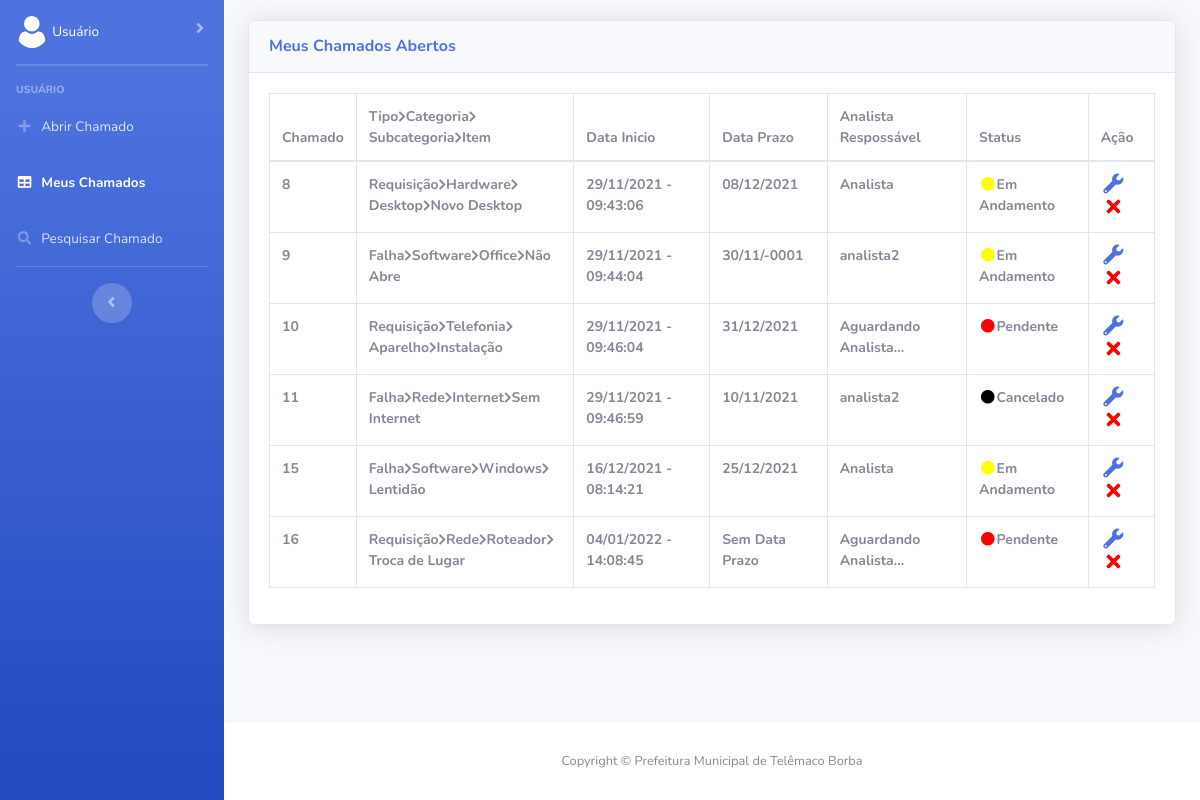
/Frontend/listaChamadoUsuario.php (signed in), run on an earlier commit of the app's database.
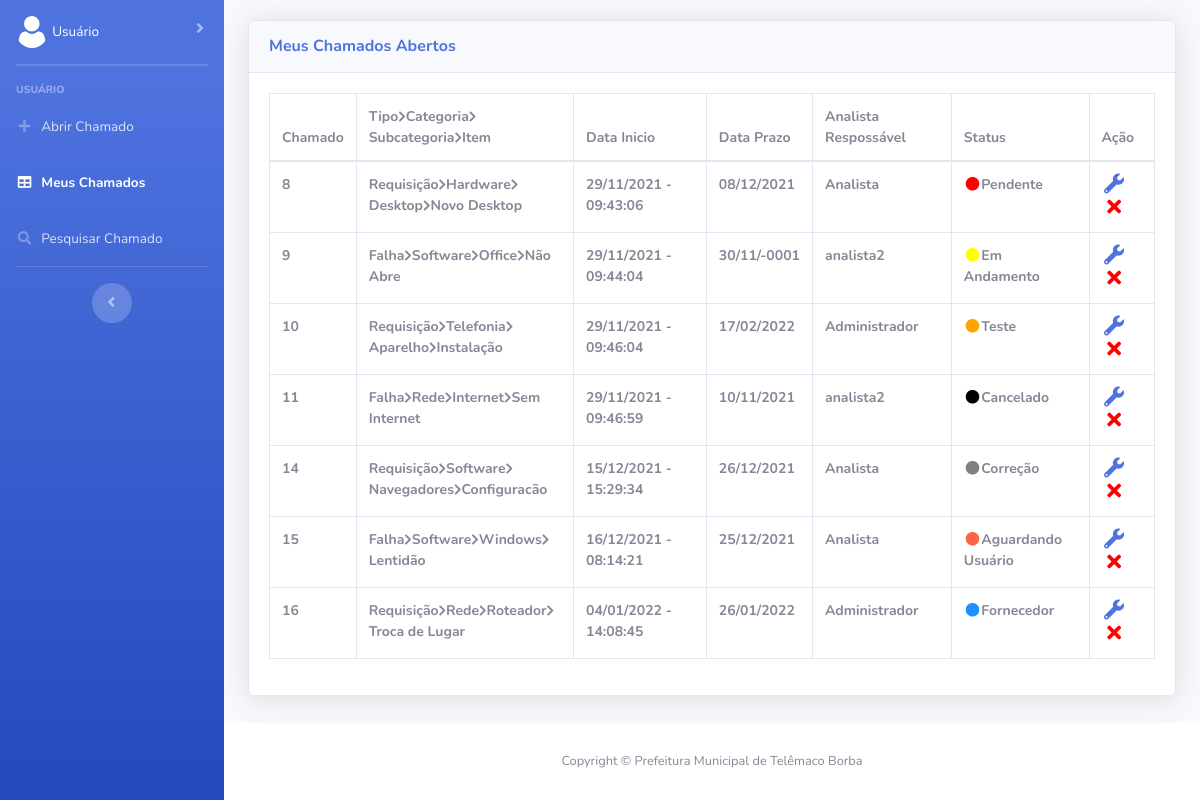
And on a later commit of the database.
### tables this page shows
CREATE TABLE IF NOT EXISTS `chamados` (
  `numero_chamado` int NOT NULL AUTO_INCREMENT,
  `localizacao` varchar(100) NOT NULL,
  `descricao` varchar(3000) NOT NULL,
  `descricao_analista` varchar(3000) DEFAULT NULL,
  `data_hora_abertura` datetime NOT NULL,
  `data_prazo` date DEFAULT NULL,
  `data_hora_fechamento` datetime DEFAULT NULL,
  `usuarios_matricula` int NOT NULL,
  `analista` varchar(45) DEFAULT NULL,
  `status_chamado_cod_status` int NOT NULL,
  `prioridade_chamado_cod_prioridade` int NOT NULL,
  `tipo_atendimento_cod_tipo_atendimento` int NOT NULL,
  `tipo_cod_tipo` int NOT NULL,
  `categoria_cod_categoria` int NOT NULL,
  `subcategoria_cod_subcategoria` int NOT NULL,
  `item_cod_item` int NOT NULL,
  `fila_geral` int NOT NULL,
  PRIMARY KEY (`numero_chamado`),
  KEY `fk_chamados_usuarios_idx` (`usuarios_matricula`),
  KEY `fk_chamados_item1_idx` (`item_cod_item`),
  KEY `fk_chamados_status_chamado1_idx` (`status_chamado_cod_status`),
  KEY `fk_chamados_prioridade_chamado1_idx` (`prioridade_chamado_cod_prioridade`),
  KEY `fk_chamados_tipo_atendimento1_idx` (`tipo_atendimento_cod_tipo_atendimento`),
  KEY `fk_chamados_tipo1_idx` (`tipo_cod_tipo`),
  KEY `fk_chamados_categoria1_idx` (`categoria_cod_categoria`),
  KEY `fk_chamados_subcategoria1_idx` (`subcategoria_cod_subcategoria`)
);

CREATE TABLE IF NOT EXISTS `tipo` (
  `cod_tipo` int NOT NULL AUTO_INCREMENT,
  `nome_tipo` varchar(45) NOT NULL,
  `ativo` int NOT NULL,
  PRIMARY KEY (`cod_tipo`)
);

CREATE TABLE IF NOT EXISTS `categoria` (
  `cod_categoria` int NOT NULL AUTO_INCREMENT,
  `nome_categoria` varchar(45) NOT NULL,
  `ativo` int NOT NULL,
  `tipo_cod_tipo` int NOT NULL,
  PRIMARY KEY (`cod_categoria`),
  KEY `fk_categoria_tipo1_idx` (`tipo_cod_tipo`)
);

CREATE TABLE IF NOT EXISTS `subcategoria` (
  `cod_subcategoria` int NOT NULL AUTO_INCREMENT,
  `nome_subcategoria` varchar(45) NOT NULL,
  `ativo` int NOT NULL,
  `categoria_cod_categoria` int NOT NULL,
  PRIMARY KEY (`cod_subcategoria`),
  KEY `fk_subcategoria_categoria1_idx` (`categoria_cod_categoria`)
);

CREATE TABLE IF NOT EXISTS `item` (
  `cod_item` int NOT NULL AUTO_INCREMENT,
  `nome_item` varchar(45) NOT NULL,
  `ativo` int NOT NULL,
  `subcategoria_cod_subcategoria` int NOT NULL,
  PRIMARY KEY (`cod_item`),
  KEY `fk_item_subcategoria1_idx` (`subcategoria_cod_subcategoria`)
);

CREATE TABLE IF NOT EXISTS `status_chamado` (
  `cod_status` int NOT NULL AUTO_INCREMENT,
  `nome_status` varchar(45) NOT NULL,
  `ativo` int NOT NULL,
  PRIMARY KEY (`cod_status`)
);

### Frontend/listaChamadoUsuario.php (the view, shortened to what the changed rows need)
<?php
    if(isset($_SESSION['usuario']) && is_array($_SESSION['usuario'])) {
        $matricula = $_SESSION['usuario'][0];
        $nome_usuario = $_SESSION['usuario'][2];
    } else {
        header("location: ../index.php");
    }
?>
<!DOCTYPE html>
<html lang="pt-br">
<head>
    <link href="vendor/fontawesome-free/css/all.min.css" rel="stylesheet" type="text/css">
    <link href="css/sb-admin-2.min.css" rel="stylesheet">
    <link href="vendor/datatables/dataTables.bootstrap4.min.css" rel="stylesheet">
</head>
<body id="page-top">
    <div id="wrapper">
        <?php include 'navbar.php'; ?>
        <div id="content-wrapper" class="d-flex flex-column">
            <div id="content">
                <div class="container-fluid" style="margin-top: 2%;">
                    <div class="card shadow mb-4">
                        <div class="card-body">
                            <div class="table-responsive">
                                <table class="table table-bordered" id="dataTableFilaUsuario" width="100%" cellspacing="0" style="font-size: 14px;">
                                    <thead>
                                        <tr>
                                            <th>Chamado</th>
                                            <th>Tipo<i class='fas fa-chevron-right' style='font-size: 12px;'></i>Categoria<i class='fas fa-chevron-right' style='font-size: 12px;'></i>Subcategoria<i class='fas fa-chevron-right' style='font-size: 12px;'></i>Item</th>
                                            <th>Data Inicio</th>
                                            <th>Data Prazo</th>
                                            <th>Analista Respossável</th>
                                            <th>Status</th>
                                            <th>Ação</th>
                                        </tr>
                                    </thead>
                    <?php
                        include '../Backend/conexao.php';
                        $query = $conn->prepare("SELECT * FROM chamados
                    INNER JOIN item ON item.cod_item = chamados.item_cod_item
                    INNER JOIN subcategoria ON subcategoria.cod_subcategoria = chamados.subcategoria_cod_subcategoria
                    INNER JOIN categoria ON categoria.cod_categoria = chamados.categoria_cod_categoria
                    INNER JOIN tipo ON tipo.cod_tipo = chamados.tipo_cod_tipo
                    INNER JOIN usuarios ON usuarios.matricula = chamados.usuarios_matricula
                    INNER JOIN prioridade_chamado ON prioridade_chamado.cod_prioridade = chamados.prioridade_chamado_cod_prioridade
                    INNER JOIN status_chamado ON status_chamado.cod_status = chamados.status_chamado_cod_status WHERE status_chamado_cod_status != 3 AND matricula = ?");
                    $query->execute(array($matricula));
                    echo "<tbody>";
                        foreach($query->fetchAll(PDO::FETCH_ASSOC) as $dados) {
                            echo "<tr>";
                                echo "<th>".$dados['numero_chamado']."</th>";
                                echo "<th>".$dados['nome_tipo']."<i class='fas fa-chevron-right' style='font-size: 12px;'></i>".$dados['nome_categoria']."<i class='fas fa-chevron-right' style='font-size: 12px;'></i>".$dados['nome_subcategoria']."<i class='fas fa-chevron-right' style='font-size: 12px;'></i>".$dados['nome_item']."</th>";
                                echo "<th>".date('d/m/Y - H:i:s', strtotime($dados['data_hora_abertura']))."</th>";
                                if($dados['data_prazo'] == null) {echo "<th>Sem Data Prazo</th> ";} else {echo "<th>".date('d/m/Y', strtotime($dados['data_prazo']))."</th>";}
                                if($dados['analista'] == null) {echo "<th>Aguardando Analista...</th>";} else{echo "<th>".$dados['analista']."</th>";}
                                switch ($dados['cod_status']) {
                                    case 1:
                                        echo "<th>"."<i class='fas fa-fw fa-circle' style='color: red;'></i>".$dados['nome_status']."</th>";
                                        break;
                                    case 2:
                                        echo "<th>"."<i class='fas fa-fw fa-circle' style='color: yellow;'></i>".$dados['nome_status']."</th>";
                                        break;
                                    case 4:
                                        echo "<th>"."<i class='fas fa-fw fa-circle' style='color: black;'></i>".$dados['nome_status']."</th>";
                                        break;
                                    case 5:
                                        echo "<th>"."<i class='fas fa-fw fa-circle' style='color: orange;'></i>".$dados['nome_status']."</th>";
                                        break;
                                    case 7:
                                        echo "<th>"."<i class='fas fa-fw fa-circle' style='color: gray;'></i>".$dados['nome_status']."</th>";
                                        break;
                                    case 8:
                                        echo "<th>"."<i class='fas fa-fw fa-circle' style='color: tomato;'></i>".$dados['nome_status']."</th>";
                                        break;
                                    case 9:
                                        echo "<th>"."<i class='fas fa-fw fa-circle' style='color: dodgerBlue;'></i>".$dados['nome_status']."</th>";
                                        break;
                                }
                                echo "<th><a href=verChamadoUsuario.php?nc_up=".$dados['numero_chamado']."<i class='fas fa-fw fa-wrench' style='font-size: 20px;' title='Editar'></i></a>";
                                echo "<a href=cancelarChamado.php?nc_up=".$dados['numero_chamado']."<i class='fas fa-fw fa-times' style='color: red; font-size: 20px;' title='Cancelar'></i></a>";
                            echo "</tr>";
                        }
                    ?>
                    </tbody>
                                </table>
                            </div>
                        </div>
                    </div>
                </div>
            </div>
        </div>
    </div>
</body>
</html>

### Frontend/navbar.php (shortened to what the changed rows need)
<ul class="navbar-nav bg-gradient-primary sidebar sidebar-dark accordion" id="accordionSidebar">
<li class="nav-item">
    <a class="nav-link collapsed" href="#" data-toggle="collapse" data-target="#collapsePagesUser"
        aria-expanded="true" aria-controls="collapsePages">
        <img class="img-profile rounded-circle" src="img/do-utilizador.png">
        <span class="mr-2 d-none d-lg-inline text-light-600 small"><?php echo $nome_usuario; ?></span>
    </a>
</li>
</ul>

What changed in the data, as far as the page shows it:
changed chamados "Hardware": status_chamado_cod_status.nome_status "Em Andamento" → "Pendente"
changed chamados "Telefonia": data_prazo "31/12/2021" → "17/02/2022"; analista (not shown) → "Administrador"; status_chamado_cod_status.nome_status "Pendente" → "Teste"
now on this page (row edited): chamados: numero_chamado "14", tipo_cod_tipo.nome_tipo "Requisição", categoria_cod_categoria.nome_categoria "Software", subcategoria_cod_subcategoria.nome_subcategoria "Navegadores", item_cod_item.nome_item "Configuracão", data_hora_abertura "15/12/2021 - 15:29:34", data_prazo "26/12/2021", analista "Analista", status_chamado_cod_status.nome_status "Correção"
changed chamados "Windows": status_chamado_cod_status.nome_status "Em Andamento" → "Aguardando Usuário"
changed chamados "Roteador": data_prazo (not shown) → "26/01/2022"; analista (not shown) → "Administrador"; status_chamado_cod_status.nome_status "Pendente" → "Fornecedor"
